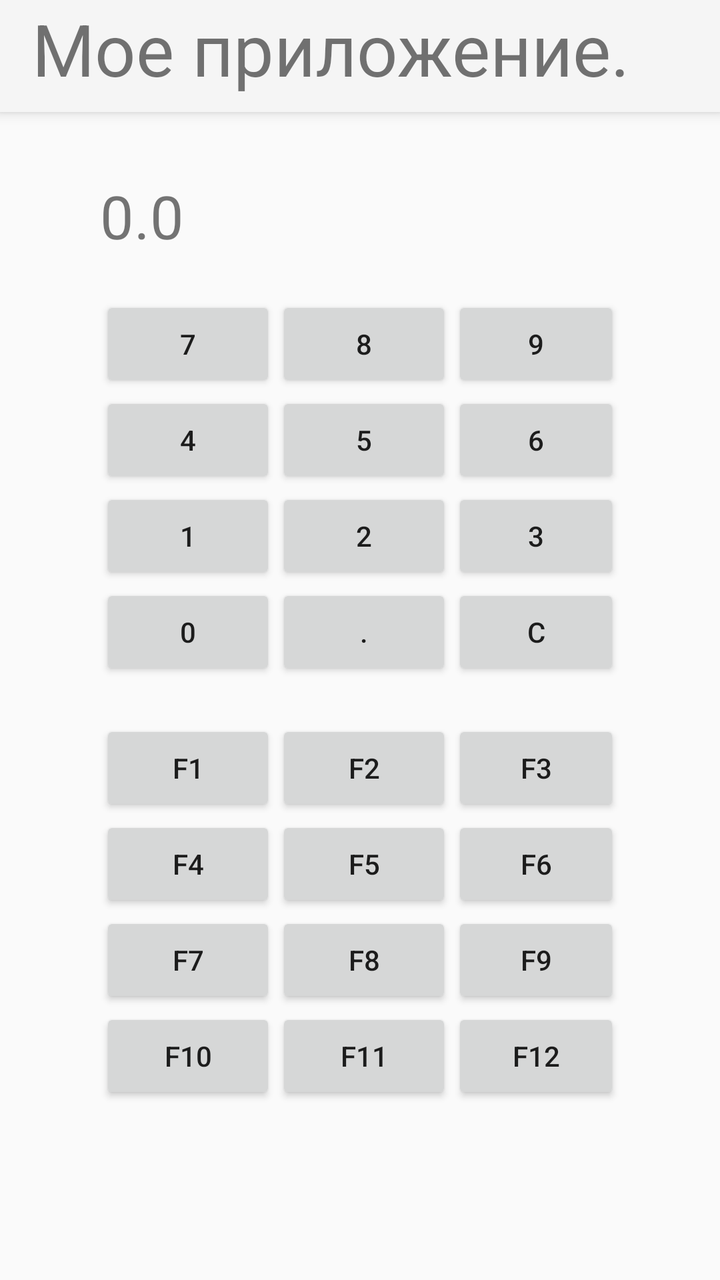
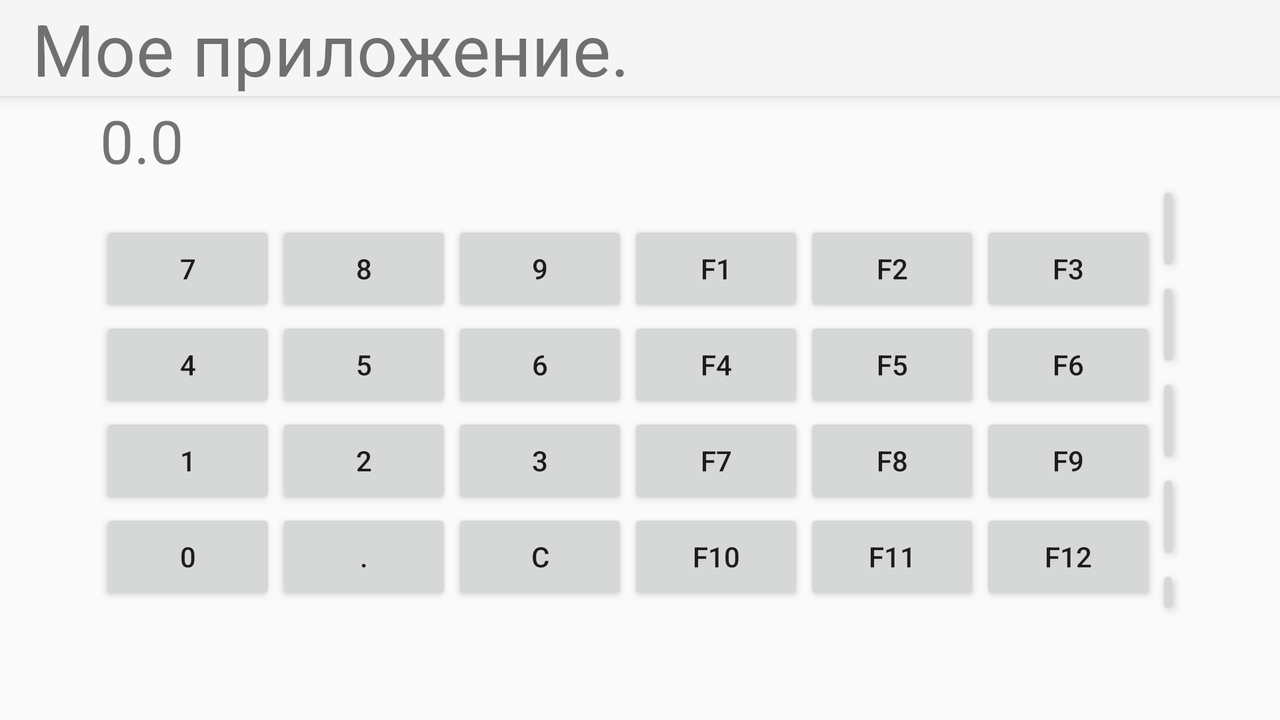

First picture: res/layout/ on a phone held upright. Second picture: the repository's own variant of that layout, on a device whose configuration matches the variant's folder. Source for both follows.
<!-- AndroidManifest.xml: application theme Theme.AppCompat.Light.NoActionBar -->
<!-- res/layout/activity_calculator.xml -->
<FrameLayout xmlns:android="http://schemas.android.com/apk/res/android"
    xmlns:app="http://schemas.android.com/apk/res-auto"
    xmlns:tools="http://schemas.android.com/tools"
    android:layout_width="match_parent"
    android:layout_height="match_parent"
    android:gravity="center_vertical"
    android:orientation="vertical"
    tools:context=".MainActivity">

    <android.support.v7.widget.Toolbar
        android:id="@+id/my_toolbar"
        android:layout_width="match_parent"
        android:layout_height="?attr/actionBarSize"
        android:background="?attr/colorPrimary"
        android:elevation="4dp"
        android:theme="@style/ThemeOverlay.AppCompat.ActionBar"
        app:popupTheme="@style/ThemeOverlay.AppCompat.Light">

        <TextView
            android:layout_width="match_parent"
            android:layout_height="match_parent"
            android:text="@string/my_app"
            android:textSize="36sp" />
    </android.support.v7.widget.Toolbar>


    <LinearLayout xmlns:android="http://schemas.android.com/apk/res/android"
        xmlns:tools="http://schemas.android.com/tools"
        android:layout_width="match_parent"
        android:layout_height="match_parent"
        android:gravity="center_vertical"
        android:orientation="vertical"
        android:padding="50dp"
        tools:context=".MainActivity">

        <TextView
            android:id="@+id/main_result"
            android:layout_width="match_parent"
            android:layout_height="wrap_content"
            android:text="0.0"
            android:textSize="30sp" />

        <RelativeLayout
            android:layout_width="wrap_content"
            android:layout_height="wrap_content">

            <LinearLayout
                android:id="@+id/digits"
                android:layout_width="wrap_content"
                android:layout_height="wrap_content"
                android:orientation="vertical">

                <LinearLayout
                    android:layout_width="wrap_content"
                    android:layout_height="wrap_content"
                    android:layout_marginTop="20dp"
                    android:orientation="horizontal">

                    <Button
                        android:id="@+id/but7"
                        android:layout_width="wrap_content"
                        android:layout_height="wrap_content"
                        android:text="7" />

                    <Button
                        android:id="@+id/but8"
                        android:layout_width="wrap_content"
                        android:layout_height="wrap_content"
                        android:text="8" />

                    <Button
                        android:id="@+id/but9"
                        android:layout_width="wrap_content"
                        android:layout_height="wrap_content"
                        android:text="9" />
                </LinearLayout>

                <LinearLayout
                    android:layout_width="wrap_content"
                    android:layout_height="wrap_content"
                    android:orientation="horizontal">

                    <Button
                        android:id="@+id/but4"
                        android:layout_width="wrap_content"
                        android:layout_height="wrap_content"
                        android:text="4" />

                    <Button
                        android:id="@+id/but5"
                        android:layout_width="wrap_content"
                        android:layout_height="wrap_content"
                        android:text="5" />

                    <Button
                        android:id="@+id/but6"
                        android:layout_width="wrap_content"
                        android:layout_height="wrap_content"
                        android:text="6" />
                </LinearLayout>

                <LinearLayout
                    android:layout_width="wrap_content"
                    android:layout_height="wrap_content"
                    android:orientation="horizontal">

                    <Button
                        android:id="@+id/but1"
                        android:layout_width="wrap_content"
                        android:layout_height="wrap_content"
                        android:text="1" />

                    <Button
                        android:id="@+id/but2"
                        android:layout_width="wrap_content"
                        android:layout_height="wrap_content"
                        android:text="2" />

                    <Button
                        android:id="@+id/but3"
                        android:layout_width="wrap_content"
                        android:layout_height="wrap_content"
                        android:text="3" />
                </LinearLayout>

                <LinearLayout
                    android:layout_width="match_parent"
                    android:layout_height="wrap_content"
                    android:orientation="horizontal">

                    <Button
                        android:id="@+id/but0"
                        android:layout_width="wrap_content"
                        android:layout_height="wrap_content"
                        android:text="0" />

                    <Button
                        android:id="@+id/but_point"
                        android:layout_width="wrap_content"
                        android:layout_height="wrap_content"
                        android:text="." />

                    <Button
                        android:id="@+id/but_c"
                        android:layout_width="wrap_content"
                        android:layout_height="wrap_content"
                        android:text="C" />
                </LinearLayout>

                <LinearLayout
                    android:layout_width="wrap_content"
                    android:layout_height="wrap_content"
                    android:layout_marginTop="20dp"
                    android:orientation="horizontal">

                    <Button
                        android:layout_width="wrap_content"
                        android:layout_height="wrap_content"
                        android:text="F1" />

                    <Button
                        android:layout_width="wrap_content"
                        android:layout_height="wrap_content"
                        android:text="F2" />

                    <Button
                        android:layout_width="wrap_content"
                        android:layout_height="wrap_content"
                        android:text="F3" />
                </LinearLayout>

                <LinearLayout
                    android:layout_width="wrap_content"
                    android:layout_height="wrap_content"
                    android:orientation="horizontal">

                    <Button
                        android:layout_width="wrap_content"
                        android:layout_height="wrap_content"
                        android:text="F4" />

                    <Button
                        android:layout_width="wrap_content"
                        android:layout_height="wrap_content"
                        android:text="F5" />

                    <Button
                        android:layout_width="wrap_content"
                        android:layout_height="wrap_content"
                        android:text="F6" />
                </LinearLayout>

                <LinearLayout
                    android:layout_width="wrap_content"
                    android:layout_height="wrap_content"
                    android:orientation="horizontal">

                    <Button
                        android:layout_width="wrap_content"
                        android:layout_height="wrap_content"
                        android:text="F7" />

                    <Button
                        android:layout_width="wrap_content"
                        android:layout_height="wrap_content"
                        android:text="F8" />

                    <Button
                        android:layout_width="wrap_content"
                        android:layout_height="wrap_content"
                        android:text="F9" />
                </LinearLayout>

                <LinearLayout
                    android:layout_width="match_parent"
                    android:layout_height="wrap_content"
                    android:orientation="horizontal">

                    <Button
                        android:layout_width="wrap_content"
                        android:layout_height="wrap_content"
                        android:text="F10" />

                    <Button
                        android:layout_width="wrap_content"
                        android:layout_height="wrap_content"
                        android:text="F11" />

                    <Button
                        android:layout_width="wrap_content"
                        android:layout_height="wrap_content"
                        android:text="F12" />

                </LinearLayout>


            </LinearLayout>

            <LinearLayout
                android:layout_width="match_parent"
                android:layout_height="wrap_content"
                android:layout_toEndOf="@id/digits"
                android:orientation="vertical">

                <Button
                    android:id="@+id/but_plus"
                    android:layout_width="wrap_content"
                    android:layout_height="wrap_content"
                    android:text="+" />

                <Button
                    android:id="@+id/but_minus"
                    android:layout_width="wrap_content"
                    android:layout_height="wrap_content"
                    android:text="-" />

                <Button
                    android:id="@+id/but_divide"
                    android:layout_width="wrap_content"
                    android:layout_height="wrap_content"
                    android:text="/" />

                <Button
                    android:id="@+id/but_mult"
                    android:layout_width="wrap_content"
                    android:layout_height="wrap_content"
                    android:text="*" />

                <Button
                    android:id="@+id/but_eq"
                    android:layout_width="wrap_content"
                    android:layout_height="wrap_content"
                    android:text="=" />
            </LinearLayout>
        </RelativeLayout>
    </LinearLayout>


</FrameLayout>
<!-- resources referenced by this layout -->
<resources>
  <string name="my_app">Мое приложение.</string>
</resources>
<!-- res/layout-land/activity_calculator.xml (the repository's variant of the layout above) -->
<!-- drawn on the phone turned sideways -->
<FrameLayout xmlns:android="http://schemas.android.com/apk/res/android"
    xmlns:app="http://schemas.android.com/apk/res-auto"
    xmlns:tools="http://schemas.android.com/tools"
    android:layout_width="match_parent"
    android:layout_height="match_parent"
    android:gravity="center_vertical"
    android:orientation="vertical"
    tools:context=".MainActivity">

    <android.support.v7.widget.Toolbar
        android:id="@+id/my_toolbar"
        android:layout_width="match_parent"
        android:layout_height="?attr/actionBarSize"
        android:background="?attr/colorPrimary"
        android:elevation="4dp"
        android:theme="@style/ThemeOverlay.AppCompat.ActionBar"
        app:popupTheme="@style/ThemeOverlay.AppCompat.Light">

        <TextView
            android:layout_width="match_parent"
            android:layout_height="match_parent"
            android:text="@string/my_app"
            android:textSize="36sp" />
    </android.support.v7.widget.Toolbar>


    <LinearLayout xmlns:android="http://schemas.android.com/apk/res/android"
        xmlns:tools="http://schemas.android.com/tools"
        android:layout_width="match_parent"
        android:layout_height="match_parent"
        android:gravity="center_vertical"
        android:orientation="vertical"
        android:padding="50dp"
        tools:context=".MainActivity">

        <TextView
            android:id="@+id/main_result"
            android:layout_width="match_parent"
            android:layout_height="wrap_content"
            android:text="0.0"
            android:textSize="30sp" />

        <RelativeLayout
            android:layout_width="wrap_content"
            android:layout_height="wrap_content">

            <LinearLayout
                android:id="@+id/digits"
                android:layout_width="wrap_content"
                android:layout_height="wrap_content"
                android:orientation="vertical">

                <LinearLayout
                    android:layout_width="wrap_content"
                    android:layout_height="wrap_content"
                    android:layout_marginTop="20dp"
                    android:orientation="horizontal">

                    <Button
                        android:id="@+id/but7"
                        android:layout_width="wrap_content"
                        android:layout_height="wrap_content"
                        android:text="7" />

                    <Button
                        android:id="@+id/but8"
                        android:layout_width="wrap_content"
                        android:layout_height="wrap_content"
                        android:text="8" />

                    <Button
                        android:id="@+id/but9"
                        android:layout_width="wrap_content"
                        android:layout_height="wrap_content"
                        android:text="9" />
                </LinearLayout>

                <LinearLayout
                    android:layout_width="wrap_content"
                    android:layout_height="wrap_content"
                    android:orientation="horizontal">

                    <Button
                        android:id="@+id/but4"
                        android:layout_width="wrap_content"
                        android:layout_height="wrap_content"
                        android:text="4" />

                    <Button
                        android:id="@+id/but5"
                        android:layout_width="wrap_content"
                        android:layout_height="wrap_content"
                        android:text="5" />

                    <Button
                        android:id="@+id/but6"
                        android:layout_width="wrap_content"
                        android:layout_height="wrap_content"
                        android:text="6" />
                </LinearLayout>

                <LinearLayout
                    android:layout_width="wrap_content"
                    android:layout_height="wrap_content"
                    android:orientation="horizontal">

                    <Button
                        android:id="@+id/but1"
                        android:layout_width="wrap_content"
                        android:layout_height="wrap_content"
                        android:text="1" />

                    <Button
                        android:id="@+id/but2"
                        android:layout_width="wrap_content"
                        android:layout_height="wrap_content"
                        android:text="2" />

                    <Button
                        android:id="@+id/but3"
                        android:layout_width="wrap_content"
                        android:layout_height="wrap_content"
                        android:text="3" />
                </LinearLayout>

                <LinearLayout
                    android:layout_width="match_parent"
                    android:layout_height="wrap_content"
                    android:orientation="horizontal">

                    <Button
                        android:id="@+id/but0"
                        android:layout_width="wrap_content"
                        android:layout_height="wrap_content"
                        android:text="0" />

                    <Button
                        android:id="@+id/but_point"
                        android:layout_width="wrap_content"
                        android:layout_height="wrap_content"
                        android:text="." />

                    <Button
                        android:id="@+id/but_c"
                        android:layout_width="wrap_content"
                        android:layout_height="wrap_content"
                        android:text="C" />
                </LinearLayout>

            </LinearLayout>

            <LinearLayout
                android:id="@+id/digits2"
                android:layout_width="wrap_content"
                android:layout_height="wrap_content"
                android:layout_toEndOf="@id/digits"
                android:orientation="vertical">

                <LinearLayout
                    android:layout_width="wrap_content"
                    android:layout_height="wrap_content"
                    android:layout_marginTop="20dp"
                    android:orientation="horizontal">

                    <Button
                        android:layout_width="wrap_content"
                        android:layout_height="wrap_content"
                        android:text="F1" />

                    <Button
                        android:layout_width="wrap_content"
                        android:layout_height="wrap_content"
                        android:text="F2" />

                    <Button
                        android:layout_width="wrap_content"
                        android:layout_height="wrap_content"
                        android:text="F3" />
                </LinearLayout>

                <LinearLayout
                    android:layout_width="wrap_content"
                    android:layout_height="wrap_content"
                    android:orientation="horizontal">

                    <Button
                        android:layout_width="wrap_content"
                        android:layout_height="wrap_content"
                        android:text="F4" />

                    <Button
                        android:layout_width="wrap_content"
                        android:layout_height="wrap_content"
                        android:text="F5" />

                    <Button
                        android:layout_width="wrap_content"
                        android:layout_height="wrap_content"
                        android:text="F6" />
                </LinearLayout>

                <LinearLayout
                    android:layout_width="wrap_content"
                    android:layout_height="wrap_content"
                    android:orientation="horizontal">

                    <Button
                        android:layout_width="wrap_content"
                        android:layout_height="wrap_content"
                        android:text="F7" />

                    <Button
                        android:layout_width="wrap_content"
                        android:layout_height="wrap_content"
                        android:text="F8" />

                    <Button
                        android:layout_width="wrap_content"
                        android:layout_height="wrap_content"
                        android:text="F9" />
                </LinearLayout>

                <LinearLayout
                    android:layout_width="match_parent"
                    android:layout_height="wrap_content"
                    android:orientation="horizontal">

                    <Button
                        android:layout_width="wrap_content"
                        android:layout_height="wrap_content"
                        android:text="F10" />

                    <Button
                        android:layout_width="wrap_content"
                        android:layout_height="wrap_content"
                        android:text="F11" />

                    <Button
                        android:layout_width="wrap_content"
                        android:layout_height="wrap_content"
                        android:text="F12" />

                </LinearLayout>
            </LinearLayout>

            <LinearLayout
                android:layout_width="match_parent"
                android:layout_height="wrap_content"
                android:layout_toEndOf="@id/digits2"
                android:orientation="vertical">

                <Button
                    android:id="@+id/but_plus"
                    android:layout_width="wrap_content"
                    android:layout_height="wrap_content"
                    android:text="+" />

                <Button
                    android:id="@+id/but_minus"
                    android:layout_width="wrap_content"
                    android:layout_height="wrap_content"
                    android:text="-" />

                <Button
                    android:id="@+id/but_divide"
                    android:layout_width="wrap_content"
                    android:layout_height="wrap_content"
                    android:text="/" />

                <Button
                    android:id="@+id/but_mult"
                    android:layout_width="wrap_content"
                    android:layout_height="wrap_content"
                    android:text="*" />

                <Button
                    android:id="@+id/but_eq"
                    android:layout_width="wrap_content"
                    android:layout_height="wrap_content"
                    android:text="=" />
            </LinearLayout>
        </RelativeLayout>
    </LinearLayout>


</FrameLayout>
